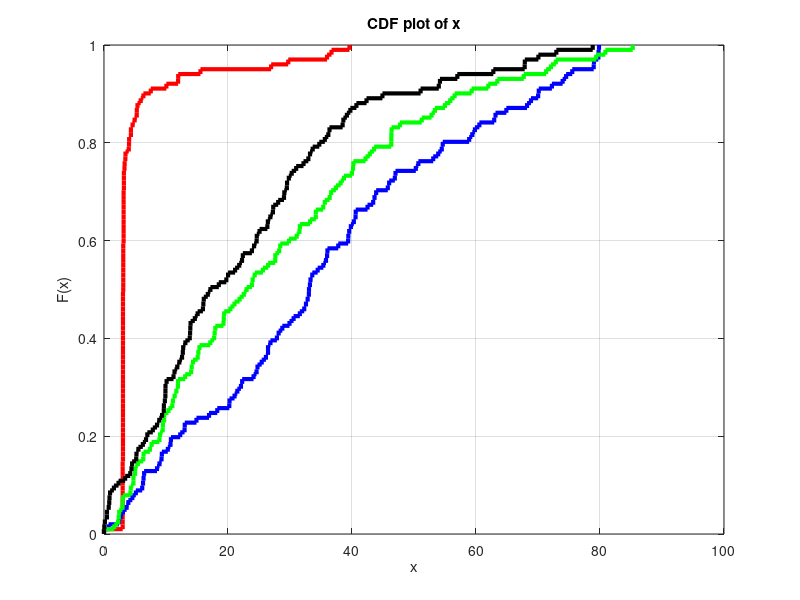

MATLAB code to generate this figure: (Note: this script raises an error after producing the figure.)
%%%%%%%%%%%%%%%%%%%%%%%%%%%%%%%%%%%%%%%%%%%%%%%%%%%%%%%%%%%%%%%%%%%%%%%%%
% cdf for the linear and nonlinear algorithm - 3D
%%%%%%%%%%%%%%%%%%%%%%%%%%%%%%%%%%%%%%%%%%%%%%%%%%%%%%%%%%%%%%%%%%%%%%%%%

clear all; close all; clc;

load('LS_100.mat')
de_lin = de;

load('LS_100_3points.mat')
de_nonlin = de;

load('LS_100_all.mat')
de_lin2 = de;

load('LS_100_3points2.mat')
de_lin3 = de;

a = cdfplot(de_lin); 
set(a, 'LineStyle', '-', 'Color', 'r','LineWidth',3);
hold on; grid on;
b = cdfplot(de_nonlin)
set(b, 'LineStyle', '-', 'Color', 'b','LineWidth',3);
c = cdfplot(de_lin2)
set(c, 'LineStyle', '-', 'Color', 'g','LineWidth',3);
d = cdfplot(de_lin3)
set(d, 'LineStyle', '-', 'Color', 'k','LineWidth',3);

title('Performance Compare', FontSize=20)
xlabel('Error Distance(m)', FontSize=20)
ylabel('CDF', FontSize=20)

legend("LLS", "LLS_3points", "LLS_all", "LLS_border",FontSize=20);
